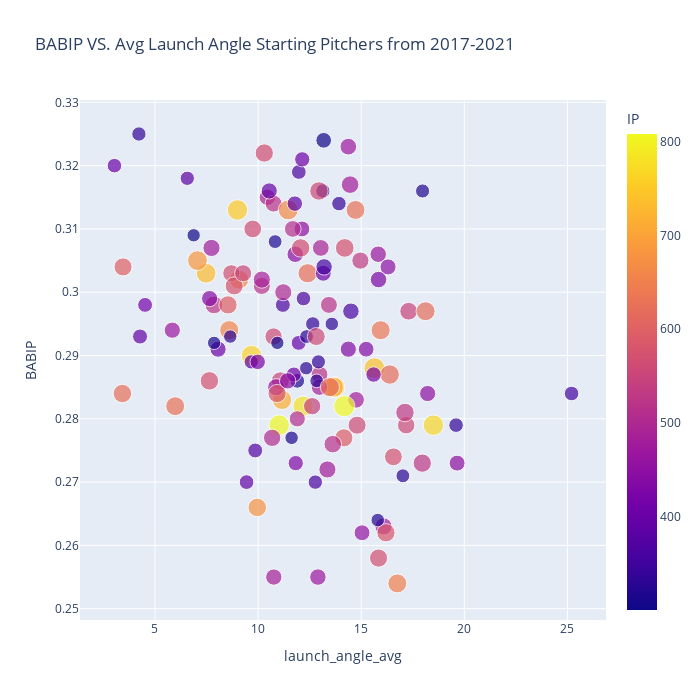

The notebook cell saved with this chart:
### Code cell
fig = px.scatter(fg_sav, x="launch_angle_avg", y="BABIP",
                 size = 'pitch_count',color ="IP",
                 hover_name="Name", log_x=False, size_max=15
                 , width=700, height=700,
                 title = "BABIP VS. Avg Launch Angle Starting Pitchers from 2017-2021")
fig.show()

### Figure 1 — Plotly figure (JSON) as saved in the notebook; plotly's stock layout.template omitted (floating-point values rounded to 4 significant figures; data arrays with more than 128 entries replaced by an {"elided": "..."} marker saying what was removed)
{"data": [{"hovertemplate": "<b>%{hovertext}</b><br><br>launch_angle_avg=%{x}<br>BABIP=%{y}<br>pitch_count=%{marker.size}<br>IP=%{marker.color}<extra></extra>", "hovertext": {"elided": "132 str values"}, "legendgroup": "", "marker": {"color": {"elided": "132 float values"}, "coloraxis": "coloraxis", "size": {"elided": "132 int values"}, "sizemode": "area", "sizeref": 58.24, "symbol": "circle"}, "mode": "markers", "name": "", "orientation": "v", "showlegend": false, "type": "scatter", "x": {"elided": "132 float values"}, "xaxis": "x", "y": {"elided": "132 float values"}, "yaxis": "y"}], "layout": {"coloraxis": {"colorbar": {"title": {"text": "IP"}}, "colorscale": [[0, "#0d0887"], [0.1111, "#46039f"], [0.2222, "#7201a8"], [0.3333, "#9c179e"], [0.4444, "#bd3786"], [0.5556, "#d8576b"], [0.6667, "#ed7953"], [0.7778, "#fb9f3a"], [0.8889, "#fdca26"], [1, "#f0f921"]]}, "height": 700, "legend": {"itemsizing": "constant", "tracegroupgap": 0}, "title": {"text": "BABIP VS. Avg Launch Angle Starting Pitchers from 2017-2021"}, "width": 700, "xaxis": {"anchor": "y", "domain": [0, 1], "title": {"text": "launch_angle_avg"}}, "yaxis": {"anchor": "x", "domain": [0, 1], "title": {"text": "BABIP"}}}}
